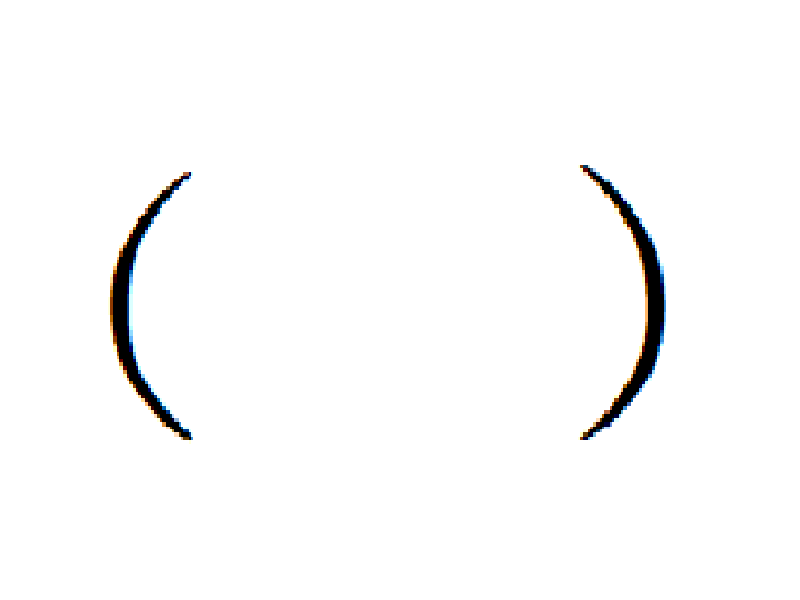
#> input picture hdrt/Img/( )/0010.png, 800 x 600 px; its folder holds only this picture in this run
$ python train.py
#> lines starting #> are read from the running program, lines starting #| are printed output that depends on the picture; after the words box and inside, x2 and y2 are one past the last pixel; in counts of white or black regions, pixels touching at a corner belong together

import os
import cv2
import numpy as np
from sklearn.model_selection import train_test_split
from sklearn.svm import SVC
from sklearn.metrics import accuracy_score
import joblib

# --- 1. Data Loading and Preprocessing ---

def load_data(data_dir, image_size=(32, 32)):
    """
    Loads images and labels, resizes them, and flattens them into vectors.
    """
#> called with data_dir = 'Img', image_size = (32, 32)
    images = []
    labels = []
    label_names = sorted([d for d in os.listdir(data_dir) if os.path.isdir(os.path.join(data_dir, d))])

    for label_name in label_names:
        folder_path = os.path.join(data_dir, label_name)
        for fname in os.listdir(folder_path):
            if fname.lower().endswith(('.png', '.jpg', '.jpeg')):
                img_path = os.path.join(folder_path, fname)
                # Load image in grayscale
                img = cv2.imread(img_path, cv2.IMREAD_GRAYSCALE)
#> img: shape (600, 800); min 0, max 255, mean 250.7
                if img is not None:
                    # Resize and flatten the image
                    img_resized = cv2.resize(img, image_size)
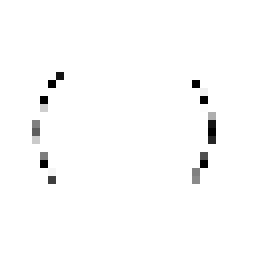
#> img_resized: shape (32, 32) (shown 8 times larger); min 0, max 255, mean 251.4
                    img_vector = img_resized.flatten()
#> img_vector = 1024 values, max 255 at index 0, min 0 at index 326, mean 251.4
                    images.append(img_vector)
                    labels.append(label_name)
#> pass 2 of the loop in load_data, `for label_name in label_names:`:
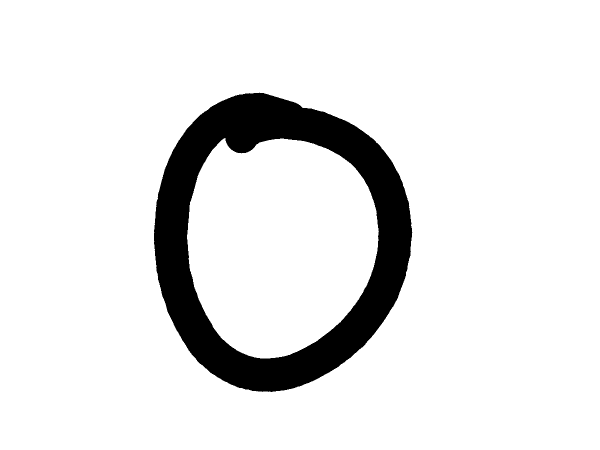
#> input picture hdrt/Img/0/00x5.png, 1200 x 900 px (shown at 1/2 size)
#> img: shape (900, 1200); 90.2% white; 1 black region, box (x1, y1, x2, y2) and area: (308, 185, 825, 784) 106050
#> in load_data, `img_resized = cv2.resize(img, image_size)`:
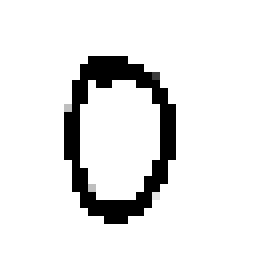
#> img_resized: shape (32, 32) (shown 8 times larger); min 0, max 255, mean 229
#> img_vector = 1024 values, max 255 at index 0, min 0 at index 235, mean 229

    # Normalize pixel values to be between 0 and 1
    images = np.array(images, dtype="float32") / 255.0
    labels = np.array(labels)

    return images, labels, label_names

# --- Main Execution ---

if __name__ == "__main__":
    DATA_DIR = 'Img'
    MODEL_PATH = 'svc_model.joblib'
    LABELS_PATH = 'svc_label_names.txt'

    # 1. Load and preprocess data
    print("Loading and preparing data...")
    X, y, label_names = load_data(DATA_DIR)
#> label_names = ['( )', '0']
    print(f"Loaded {len(X)} samples.")
#| Loaded 2 samples.

    # 2. Split data into training and testing sets
    print("Splitting data...")
#> (the run stopped early here; a loop or call above may not have finished)
